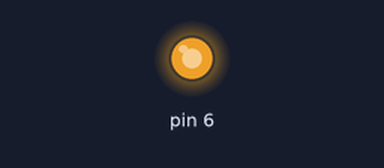
Bench run of a sketch on a simulated Arduino Uno, built with avr-gcc and run on an emulated ATmega328P. On the bench: output pins drawn as LEDs (lit = HIGH). What the sketch prints to the serial monitor is not drawn.

Above: at 0.05 s.
Timing chart, 0 to 9.1 s (numbered marks = the images above):
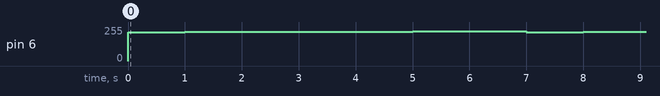

Measured:
- by itself, pin 6: repeats every 7.0 s: 218/255 1.0 s, 219/255 1.0 s, 220/255 1.0 s, 221/255 1.0 s, 222/255 1.0 s, 223/255 1.0 s, 217/255 1.0 s

The sketch:

loop_through_level.ino
```cpp
 void setup() {
  // put your setup code here, to run once:
pinMode(6, OUTPUT);
Serial.begin(115200);
}
int i = 217;
int initial = i;
int voltage =0;
void loop() {
  // put your main code here, to run repeatedly:
analogWrite(6,i);
//voltage = analogRead(25);
Serial.println(String(i) + " " + String(voltage));
i++;
delay(1000);
if(i ==224){
  i = initial;
}
}
```
